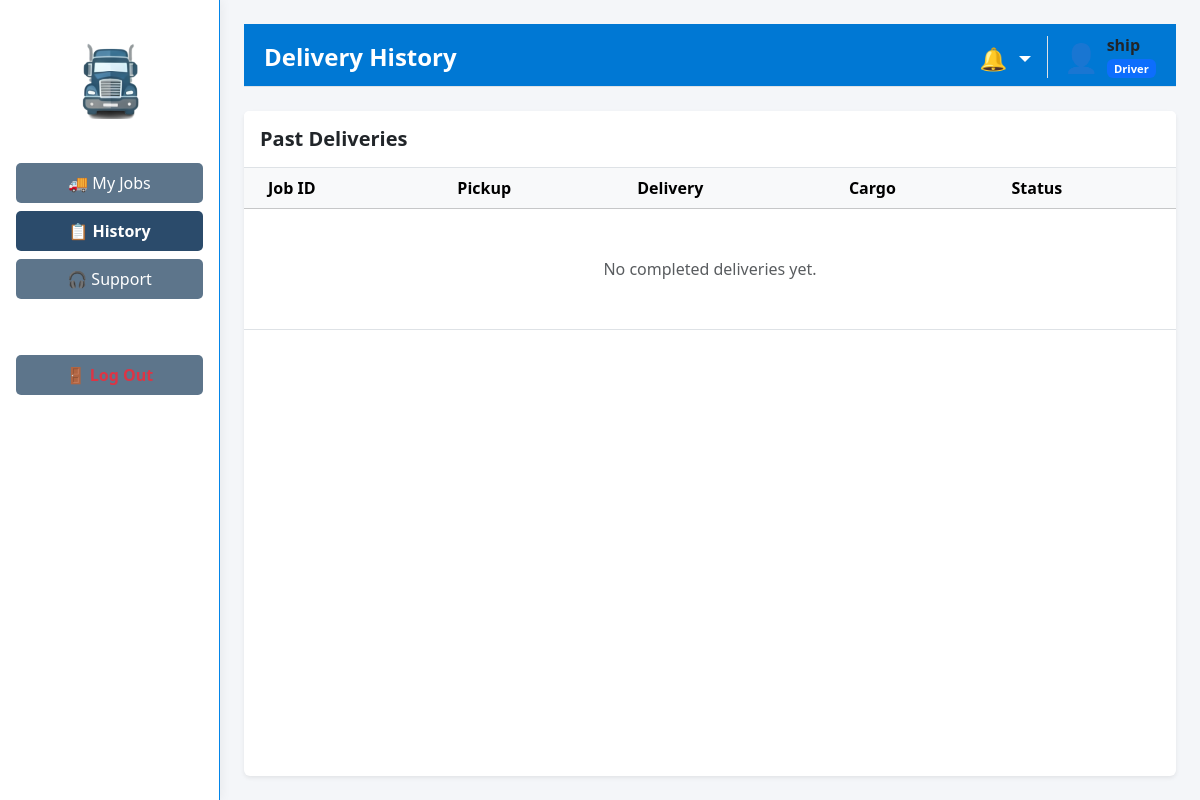
The app's page /driver/history (signed in), older data.
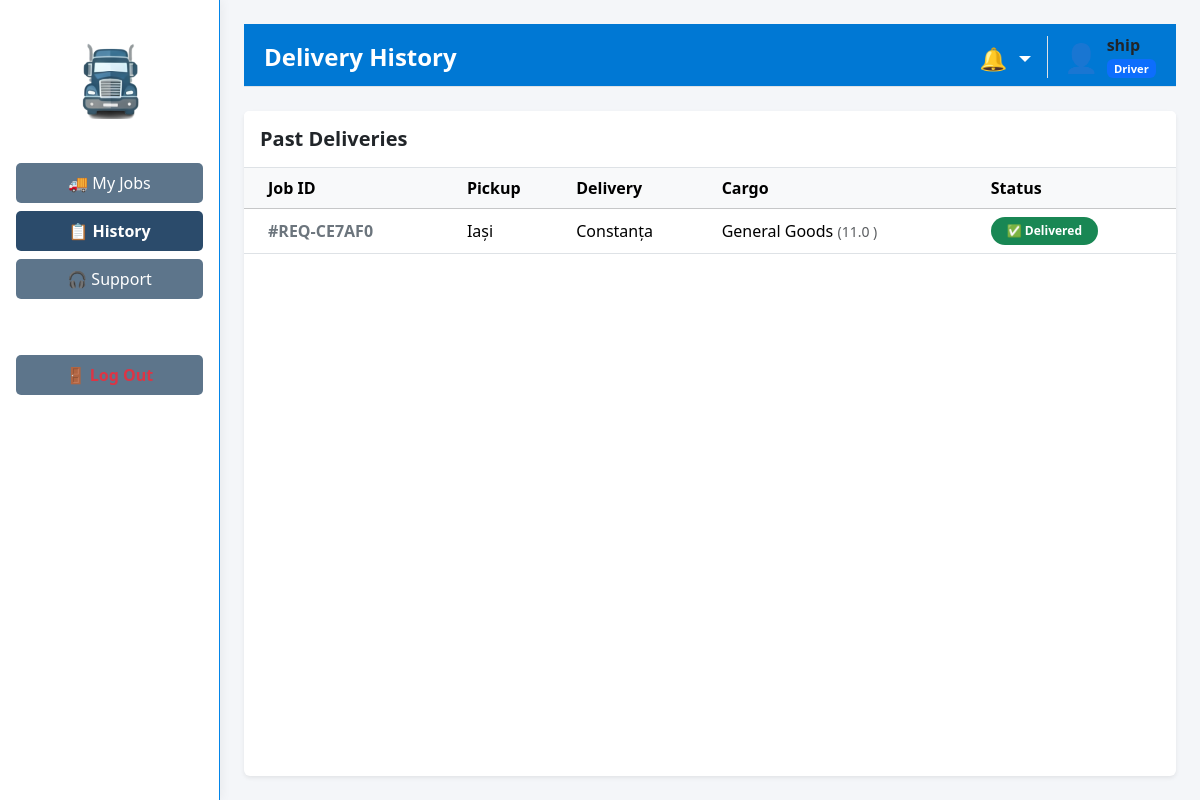
The same page, newer data.
### tables this page shows
CREATE TABLE "transport_requests" (
                    id TEXT PRIMARY KEY,
                    client TEXT NOT NULL,
                    cargo_type TEXT NOT NULL,
                    description TEXT NOT NULL,
                    weight REAL NOT NULL,
                    volume REAL NOT NULL,
                    pickup TEXT NOT NULL,
                    delivery TEXT NOT NULL,
                    preferred_date TEXT NOT NULL,
                    status TEXT NOT NULL,
                    vehicle_id TEXT, 
                    driver_id TEXT, 
                    vehicle_type TEXT, 
                    estimated_price REAL,
                    price_offer REAL, 
                    current_lat REAL, 
                    current_lng REAL,
                    last_modified_by TEXT DEFAULT 'System',
                    last_modified_at DATETIME DEFAULT NULL,
                    saved_route TEXT
                , allocated_by TEXT DEFAULT 'System', offer_expires_at DATETIME DEFAULT NULL);

### app/routes/driver_routes.py (the view)
@driver_bp.route('/driver/history')
def history():
    if 'user_id' not in session or session.get('role') != 'Driver':
        return redirect(url_for('auth.login'))
    username = session.get('username')
    notifications, unread_count = get_header_data()
    jobs = driver_portal_logic.load_history_data(username)
    return render_template('driver/history.html', jobs=jobs, notifications=notifications, unread_count=unread_count)

### app/controllers/driver_portal_controller.py (called while the page is built)
    def load_history_data(self, username: str) -> list:
        real_driver_id = self.model.get_real_driver_id(username)
        if not real_driver_id:
            return []
        return self.model.get_jobs(real_driver_id, 'history')

### app/models/notification_model.py (called while the page is built)
    def get_unread_notifications(self, target1: str, target2: str = '') -> List[Dict[str, Any]]:
        try:
            with sqlite3.connect(DB_PATH) as conn:
                conn.row_factory = sqlite3.Row
                cursor = conn.execute(
                    "SELECT * FROM notifications WHERE target_role IN (?, ?, 'All') AND is_read = 0 ORDER BY timestamp DESC",
                    (str(target1).strip(), str(target2).strip())
                )
                return [dict(row) for row in cursor.fetchall()]
        except sqlite3.Error as e:
            logging.error(f"Error fetching notifications: {e}")
            return []

### app/templates/driver/history.html (shortened to what this page needs)
{% extends "layouts/driver_layout.html" %}
{% block page_header %}Delivery History{% endblock %}
{% block content %}
<div class="card shadow-sm border-0">
    <div class="card-header bg-white border-bottom py-3">
        <h5 class="fw-bold mb-0 text-dark">Past Deliveries</h5>
    </div>
    <div class="card-body p-0">
        <div class="table-responsive">
            <table class="table table-hover mb-0 align-middle">
                <thead class="table-light">
                    <tr>
                        <th class="ps-4">Job ID</th>
                        <th>Pickup</th>
                        <th>Delivery</th>
                        <th>Cargo</th>
                        <th>Status</th>
                    </tr>
                </thead>
                <tbody>
                    {% if jobs %}
                        {% for job in jobs %}
                            {% if job.status == 'Delivered' %}
                            <tr>
                                <td class="ps-4 fw-bold text-secondary">#{{ job.id }}</td>
                                <td>{{ job.pickup }}</td>
                                <td>{{ job.delivery }}</td>
                                <td>{{ job.cargo_type }} <small class="text-muted">({{ job.weight }} {{ job.weight_unit }})</small></td>
                                <td><span class="badge bg-success px-3 py-2 rounded-pill">✅ Delivered</span></td>
                            </tr>
                            {% endif %}
                        {% endfor %}
                    {% else %}
                        <tr><td colspan="5" class="text-center py-5 text-muted">No completed deliveries yet.</td></tr>
                    {% endif %}
                </tbody>
            </table>
        </div>
    </div>
</div>
{% endblock %}

Row changes from the older to the newer data that the page shows:
now on this page (row edited): transport_requests: id "REQ-CE7AF0", pickup "Iași", delivery "Constanța", cargo_type "General Goods", weight "11.0"
Text that changed along with them:
text no longer shown: "No completed deliveries yet."
